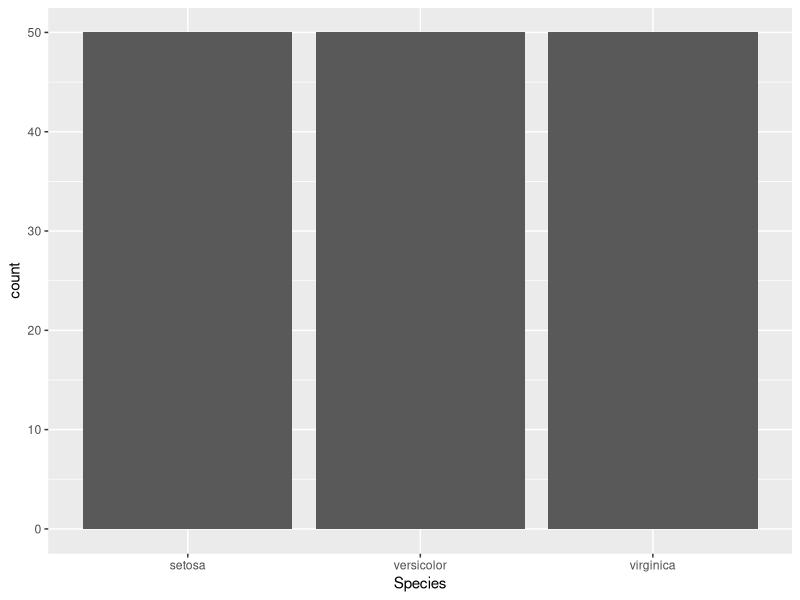
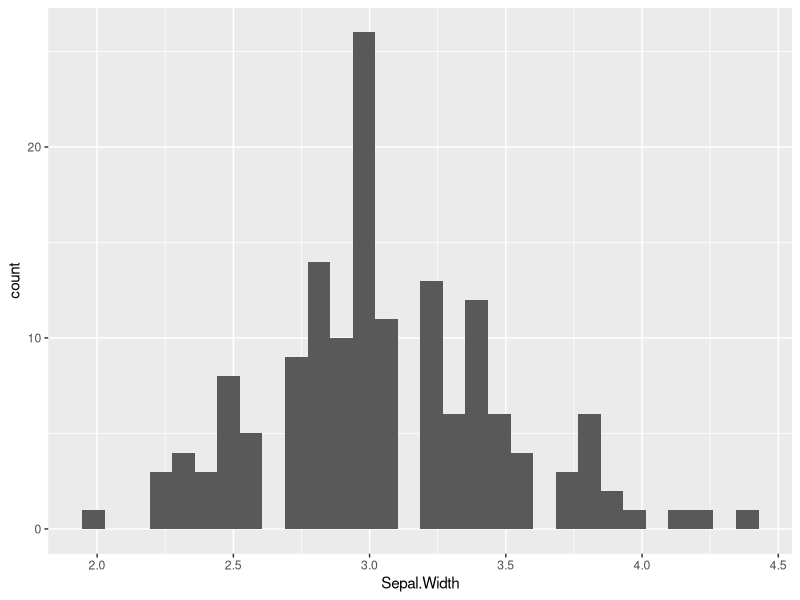
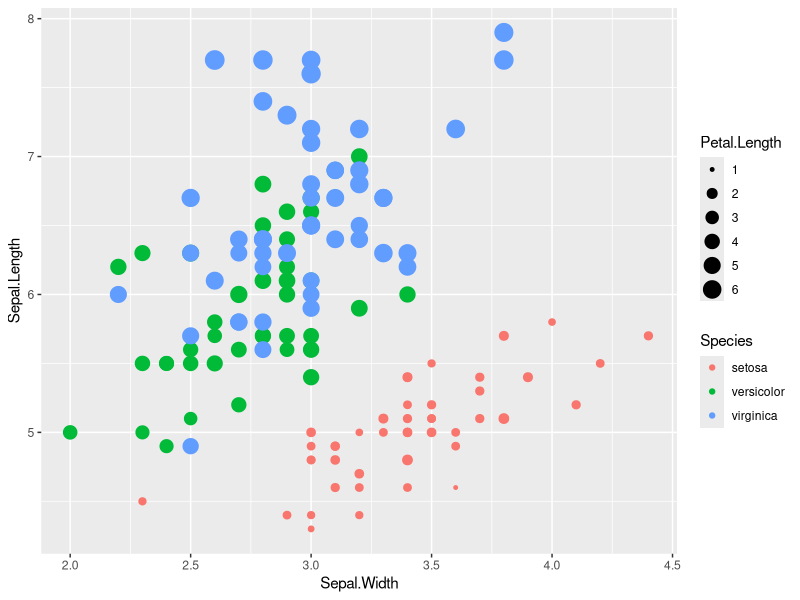
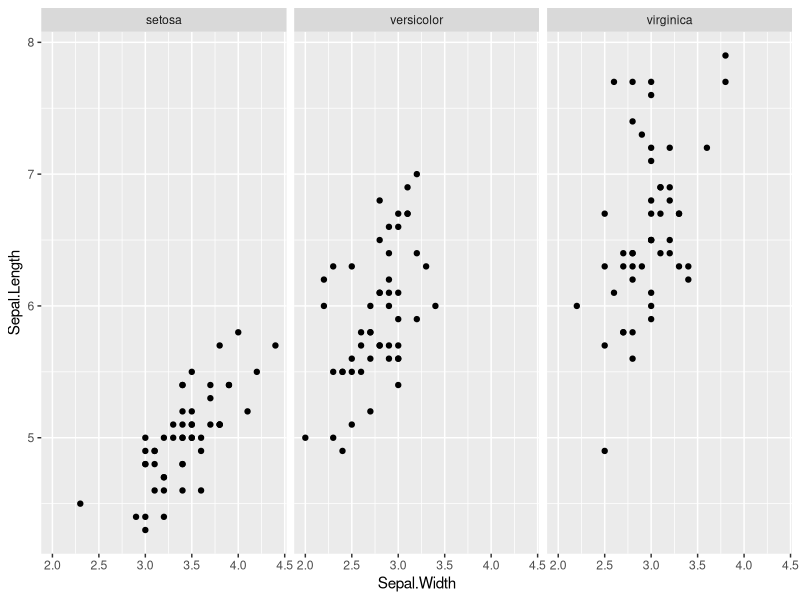
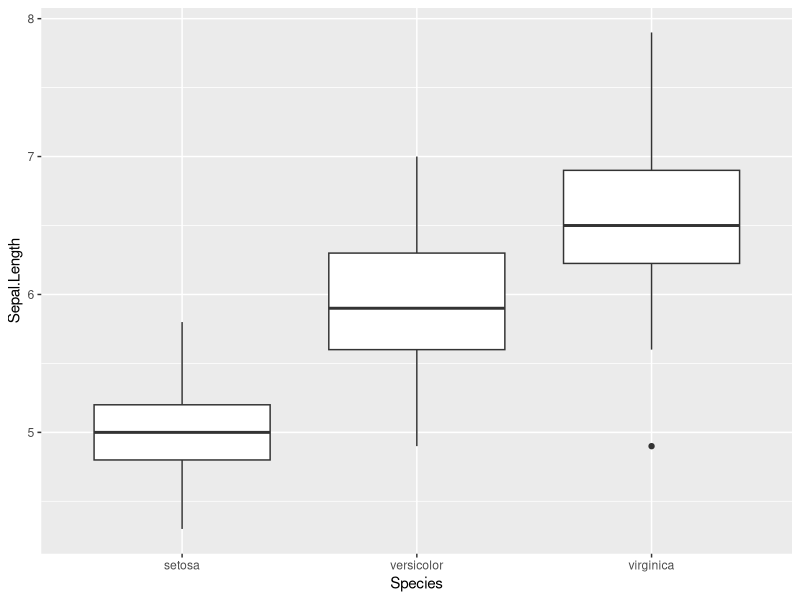

Source code (R) for these figures, in order:

library(ggplot2)


library(dplyr)

ggplot(data=iris,aes(x=Species))+geom_bar()

ggplot(data=iris,aes(x=Sepal.Width))+geom_histogram()

ggplot(data=iris,aes(x=Sepal.Width,y=Sepal.Length,color=Species,size=Petal.Length))+geom_point()

ggplot(data=iris,aes(x=Sepal.Width,y=Sepal.Length))+geom_point()+facet_wrap(~Species)

ggplot(data=iris,aes(x=Species,y=Sepal.Length))+geom_boxplot()